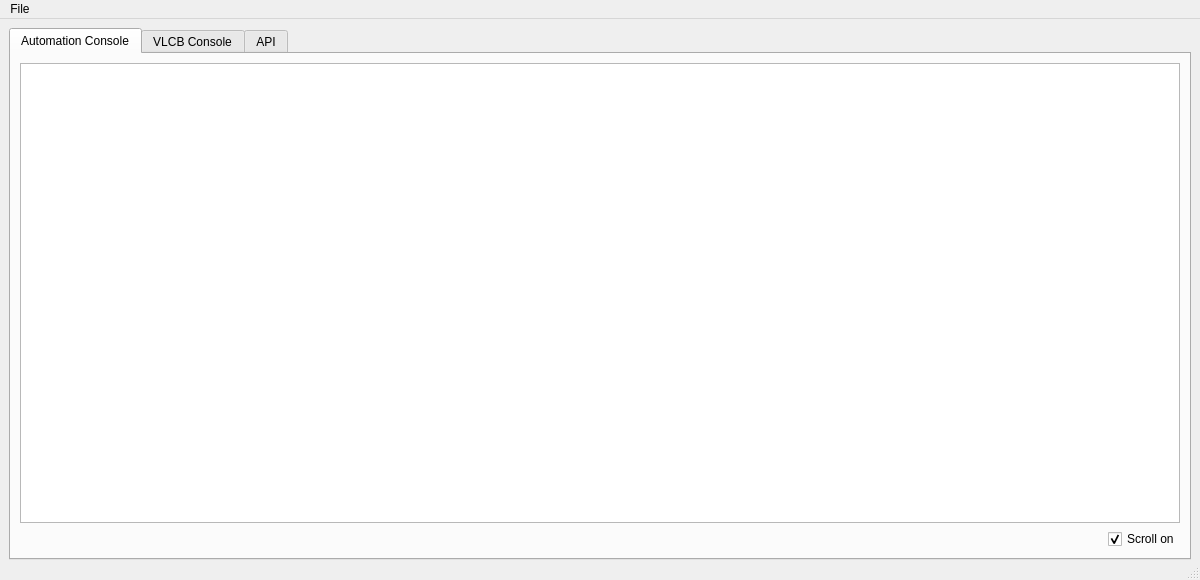
<?xml version="1.0" encoding="UTF-8"?>
<ui version="4.0">
 <class>MainWindow</class>
 <widget class="QMainWindow" name="MainWindow">
  <property name="geometry">
   <rect>
    <x>0</x>
    <y>0</y>
    <width>1200</width>
    <height>580</height>
   </rect>
  </property>
  <property name="sizePolicy">
   <sizepolicy hsizetype="MinimumExpanding" vsizetype="MinimumExpanding">
    <horstretch>0</horstretch>
    <verstretch>0</verstretch>
   </sizepolicy>
  </property>
  <property name="minimumSize">
   <size>
    <width>1200</width>
    <height>570</height>
   </size>
  </property>
  <property name="windowTitle">
   <string>MainWindow</string>
  </property>
  <widget class="QWidget" name="centralwidget">
   <property name="minimumSize">
    <size>
     <width>1000</width>
     <height>550</height>
    </size>
   </property>
   <layout class="QVBoxLayout" name="verticalLayout_2">
    <item>
     <widget class="QTabWidget" name="tabWidget">
      <property name="currentIndex">
       <number>0</number>
      </property>
      <widget class="QWidget" name="automatetab">
       <attribute name="title">
        <string>Automation Console</string>
       </attribute>
       <layout class="QVBoxLayout" name="verticalLayout_4">
        <item>
         <widget class="QTableView" name="autoTableView">
          <property name="alternatingRowColors">
           <bool>true</bool>
          </property>
          <property name="selectionBehavior">
           <enum>QAbstractItemView::SelectRows</enum>
          </property>
          <attribute name="horizontalHeaderStretchLastSection">
           <bool>true</bool>
          </attribute>
         </widget>
        </item>
        <item>
         <layout class="QHBoxLayout" name="horizontalLayout_3">
          <item>
           <spacer name="horizontalSpacer_2">
            <property name="orientation">
             <enum>Qt::Horizontal</enum>
            </property>
            <property name="sizeHint" stdset="0">
             <size>
              <width>40</width>
              <height>20</height>
             </size>
            </property>
           </spacer>
          </item>
          <item>
           <widget class="QCheckBox" name="autoScrollCheckBox">
            <property name="text">
             <string>Scroll on</string>
            </property>
            <property name="checked">
             <bool>true</bool>
            </property>
           </widget>
          </item>
         </layout>
        </item>
       </layout>
      </widget>
      <widget class="QWidget" name="vlcbtab">
       <attribute name="title">
        <string>VLCB Console</string>
       </attribute>
       <layout class="QVBoxLayout" name="verticalLayout_3">
        <item>
         <layout class="QVBoxLayout" name="verticalLayout" stretch="0,0,0">
          <item>
           <widget class="QTableView" name="vlcbTableView">
            <property name="alternatingRowColors">
             <bool>true</bool>
            </property>
            <property name="selectionBehavior">
             <enum>QAbstractItemView::SelectRows</enum>
            </property>
            <attribute name="horizontalHeaderStretchLastSection">
             <bool>true</bool>
            </attribute>
           </widget>
          </item>
          <item>
           <layout class="QHBoxLayout" name="horizontalLayout_2">
            <item>
             <widget class="QComboBox" name="commandSelect">
              <item>
               <property name="text">
                <string>Select command</string>
               </property>
              </item>
              <item>
               <property name="text">
                <string>Discover</string>
               </property>
              </item>
              <item>
               <property name="text">
                <string>Query Node Number Events Configured</string>
               </property>
              </item>
              <item>
               <property name="text">
                <string>Query Node Number Available Events</string>
               </property>
              </item>
              <item>
               <property name="text">
                <string>Query Node Stored Events</string>
               </property>
              </item>
              <item>
               <property name="text">
                <string>Accessory Command</string>
               </property>
              </item>
             </widget>
            </item>
            <item>
             <widget class="QComboBox" name="arg1Select">
              <property name="editable">
               <bool>true</bool>
              </property>
             </widget>
            </item>
            <item>
             <widget class="QComboBox" name="arg2Select">
              <property name="editable">
               <bool>true</bool>
              </property>
             </widget>
            </item>
            <item>
             <widget class="QComboBox" name="arg3Select">
              <property name="editable">
               <bool>true</bool>
              </property>
              <item>
               <property name="text">
                <string>On</string>
               </property>
              </item>
              <item>
               <property name="text">
                <string>Off</string>
               </property>
              </item>
             </widget>
            </item>
            <item>
             <widget class="QPushButton" name="makeCommandButton">
              <property name="text">
               <string>Make command</string>
              </property>
             </widget>
            </item>
            <item>
             <spacer name="horizontalSpacer">
              <property name="orientation">
               <enum>Qt::Horizontal</enum>
              </property>
              <property name="sizeHint" stdset="0">
               <size>
                <width>40</width>
                <height>20</height>
               </size>
              </property>
             </spacer>
            </item>
            <item>
             <widget class="QCheckBox" name="noopCheckBox">
              <property name="text">
               <string>Show Keep Alive</string>
              </property>
              <property name="checked">
               <bool>true</bool>
              </property>
             </widget>
            </item>
            <item>
             <widget class="QCheckBox" name="scrollCheckBox">
              <property name="text">
               <string>Scroll on </string>
              </property>
              <property name="checked">
               <bool>true</bool>
              </property>
             </widget>
            </item>
           </layout>
          </item>
          <item>
           <layout class="QHBoxLayout" name="horizontalLayout">
            <item>
             <widget class="QLineEdit" name="commandEdit"/>
            </item>
            <item>
             <widget class="QPushButton" name="sendCommandButton">
              <property name="text">
               <string>Send Command</string>
              </property>
             </widget>
            </item>
           </layout>
          </item>
         </layout>
        </item>
       </layout>
      </widget>
      <widget class="QWidget" name="apiTab">
       <attribute name="title">
        <string>API</string>
       </attribute>
       <layout class="QVBoxLayout" name="verticalLayout_6">
        <item>
         <widget class="QTableView" name="apiTableView">
          <property name="alternatingRowColors">
           <bool>true</bool>
          </property>
          <property name="selectionBehavior">
           <enum>QAbstractItemView::SelectRows</enum>
          </property>
          <attribute name="horizontalHeaderStretchLastSection">
           <bool>true</bool>
          </attribute>
         </widget>
        </item>
        <item>
         <layout class="QHBoxLayout" name="horizontalLayout_4">
          <item>
           <spacer name="horizontalSpacer_3">
            <property name="orientation">
             <enum>Qt::Horizontal</enum>
            </property>
            <property name="sizeHint" stdset="0">
             <size>
              <width>40</width>
              <height>20</height>
             </size>
            </property>
           </spacer>
          </item>
          <item>
           <widget class="QCheckBox" name="allMsgCheckBox">
            <property name="text">
             <string>All Messages</string>
            </property>
            <property name="checked">
             <bool>false</bool>
            </property>
           </widget>
          </item>
          <item>
           <widget class="QCheckBox" name="apiScrollCheckBox">
            <property name="text">
             <string>Scroll On</string>
            </property>
            <property name="checked">
             <bool>true</bool>
            </property>
           </widget>
          </item>
         </layout>
        </item>
       </layout>
      </widget>
     </widget>
    </item>
   </layout>
  </widget>
  <widget class="QMenuBar" name="menubar">
   <property name="geometry">
    <rect>
     <x>0</x>
     <y>0</y>
     <width>1200</width>
     <height>22</height>
    </rect>
   </property>
   <widget class="QMenu" name="menuFile">
    <property name="title">
     <string>File</string>
    </property>
    <addaction name="actionClose"/>
   </widget>
   <addaction name="menuFile"/>
  </widget>
  <widget class="QStatusBar" name="statusbar"/>
  <action name="actionClose">
   <property name="text">
    <string>Close</string>
   </property>
  </action>
 </widget>
 <resources/>
 <connections/>
</ui>
